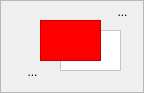
       <widget class="QFrame" name="color_frame">
        <property name="minimumSize">
         <size>
          <width>0</width>
          <height>90</height>
         </size>
        </property>
        <property name="frameShape">
         <enum>QFrame::StyledPanel</enum>
        </property>
        <property name="frameShadow">
         <enum>QFrame::Raised</enum>
        </property>
        <widget class="QToolButton" name="default_colors">
         <property name="geometry">
          <rect>
           <x>20</x>
           <y>60</y>
           <width>25</width>
           <height>24</height>
          </rect>
         </property>
         <property name="text">
          <string>...</string>
         </property>
         <property name="icon">
          <iconset resource="edit_paint.qrc">
           <normaloff>:/images/bw.png</normaloff>:/images/bw.png</iconset>
         </property>
         <property name="iconSize">
          <size>
           <width>15</width>
           <height>15</height>
          </size>
         </property>
         <property name="autoRaise">
          <bool>true</bool>
         </property>
        </widget>
        <widget class="QToolButton" name="switch_colors">
         <property name="geometry">
          <rect>
           <x>110</x>
           <y>0</y>
           <width>25</width>
           <height>24</height>
          </rect>
         </property>
         <property name="text">
          <string>...</string>
         </property>
         <property name="icon">
          <iconset resource="edit_paint.qrc">
           <normaloff>:/images/swap-colors-12.png</normaloff>:/images/swap-colors-12.png</iconset>
         </property>
         <property name="iconSize">
          <size>
           <width>15</width>
           <height>15</height>
          </size>
         </property>
         <property name="checkable">
          <bool>false</bool>
         </property>
         <property name="autoRaise">
          <bool>true</bool>
         </property>
         <property name="arrowType">
          <enum>Qt::NoArrow</enum>
         </property>
        </widget>
        <widget class="Colorframe" name="background_frame">
         <property name="geometry">
          <rect>
           <x>60</x>
           <y>30</y>
           <width>61</width>
           <height>41</height>
          </rect>
         </property>
         <property name="palette">
          <palette>
           <active>
            <colorrole role="Base">
             <brush brushstyle="SolidPattern">
              <color alpha="255">
               <red>255</red>
               <green>255</green>
               <blue>255</blue>
              </color>
             </brush>
            </colorrole>
            <colorrole role="Window">
             <brush brushstyle="SolidPattern">
              <color alpha="255">
               <red>255</red>
               <green>255</green>
               <blue>255</blue>
              </color>
             </brush>
            </colorrole>
           </active>
           <inactive>
            <colorrole role="Base">
             <brush brushstyle="SolidPattern">
              <color alpha="255">
               <red>255</red>
               <green>255</green>
               <blue>255</blue>
              </color>
             </brush>
            </colorrole>
            <colorrole role="Window">
             <brush brushstyle="SolidPattern">
              <color alpha="255">
               <red>255</red>
               <green>255</green>
               <blue>255</blue>
              </color>
             </brush>
            </colorrole>
           </inactive>
           <disabled>
            <colorrole role="Base">
             <brush brushstyle="SolidPattern">
              <color alpha="255">
               <red>255</red>
               <green>255</green>
               <blue>255</blue>
              </color>
             </brush>
            </colorrole>
            <colorrole role="Window">
             <brush brushstyle="SolidPattern">
              <color alpha="255">
               <red>255</red>
               <green>255</green>
               <blue>255</blue>
              </color>
             </brush>
            </colorrole>
           </disabled>
          </palette>
         </property>
         <property name="autoFillBackground">
          <bool>true</bool>
         </property>
         <property name="frameShape">
          <enum>QFrame::StyledPanel</enum>
         </property>
         <property name="frameShadow">
          <enum>QFrame::Plain</enum>
         </property>
         <property name="lineWidth">
          <number>2</number>
         </property>
        </widget>
        <widget class="Colorframe" name="foreground_frame">
         <property name="geometry">
          <rect>
           <x>40</x>
           <y>20</y>
           <width>61</width>
           <height>41</height>
          </rect>
         </property>
         <property name="palette">
          <palette>
           <active>
            <colorrole role="WindowText">
             <brush brushstyle="SolidPattern">
              <color alpha="255">
               <red>0</red>
               <green>0</green>
               <blue>0</blue>
              </color>
             </brush>
            </colorrole>
            <colorrole role="Base">
             <brush brushstyle="SolidPattern">
              <color alpha="255">
               <red>255</red>
               <green>255</green>
               <blue>255</blue>
              </color>
             </brush>
            </colorrole>
            <colorrole role="Window">
             <brush brushstyle="SolidPattern">
              <color alpha="255">
               <red>255</red>
               <green>0</green>
               <blue>0</blue>
              </color>
             </brush>
            </colorrole>
           </active>
           <inactive>
            <colorrole role="WindowText">
             <brush brushstyle="SolidPattern">
              <color alpha="255">
               <red>0</red>
               <green>0</green>
               <blue>0</blue>
              </color>
             </brush>
            </colorrole>
            <colorrole role="Base">
             <brush brushstyle="SolidPattern">
              <color alpha="255">
               <red>255</red>
               <green>255</green>
               <blue>255</blue>
              </color>
             </brush>
            </colorrole>
            <colorrole role="Window">
             <brush brushstyle="SolidPattern">
              <color alpha="255">
               <red>255</red>
               <green>0</green>
               <blue>0</blue>
              </color>
             </brush>
            </colorrole>
           </inactive>
           <disabled>
            <colorrole role="WindowText">
             <brush brushstyle="SolidPattern">
              <color alpha="255">
               <red>120</red>
               <green>120</green>
               <blue>120</blue>
              </color>
             </brush>
            </colorrole>
            <colorrole role="Base">
             <brush brushstyle="SolidPattern">
              <color alpha="255">
               <red>255</red>
               <green>0</green>
               <blue>0</blue>
              </color>
             </brush>
            </colorrole>
            <colorrole role="Window">
             <brush brushstyle="SolidPattern">
              <color alpha="255">
               <red>255</red>
               <green>0</green>
               <blue>0</blue>
              </color>
             </brush>
            </colorrole>
           </disabled>
          </palette>
         </property>
         <property name="autoFillBackground">
          <bool>true</bool>
         </property>
         <property name="frameShape">
          <enum>QFrame::StyledPanel</enum>
         </property>
         <property name="frameShadow">
          <enum>QFrame::Plain</enum>
         </property>
         <property name="lineWidth">
          <number>2</number>
         </property>
        </widget>
       </widget>
